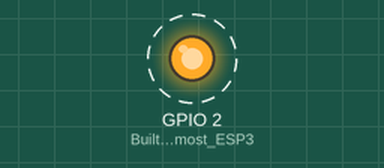
The sketch below on a simulated ESP32. Parts: output pins drawn as LEDs (lit = HIGH). Dashed ring = blinking. What the sketch prints to the serial monitor is not drawn.

Above: at 2.2 s.
Timing chart, 0 to 5.0 s (numbered marks = the images above):
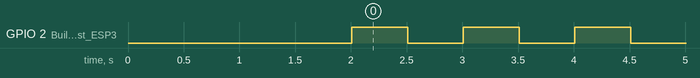

The sketch:

ESP32_MINIMAL_TEST.ino
```cpp
/*
 * Minimal ESP32 Test - Just blink and serial output
 * Use this to verify ESP32 hardware is working
 */

void setup() {
  Serial.begin(115200);
  delay(2000); // Give serial time to initialize

  Serial.println("\n\n========================================");
  Serial.println("ESP32 MINIMAL TEST");
  Serial.println("========================================");
  Serial.println("If you see this, ESP32 is working!");
  Serial.println();

  pinMode(2, OUTPUT); // Built-in LED on most ESP32 boards
}

void loop() {
  Serial.print("Loop running... millis: ");
  Serial.println(millis());

  digitalWrite(2, HIGH);
  delay(500);
  digitalWrite(2, LOW);
  delay(500);
}
```

ESP32_WebSocketClient.ino
```cpp

```

ESP32_WebSocketClientSSL.ino
```cpp

```

ESP32_WebSocketClientSocketIO.ino
```cpp

```

ESP32_WebSocketServer.ino
```cpp

```

Measured:
- by itself, GPIO 2 (Built-in_LED_on_most_ESP3): alternates HIGH for 0.50 s and LOW for 0.50 s
